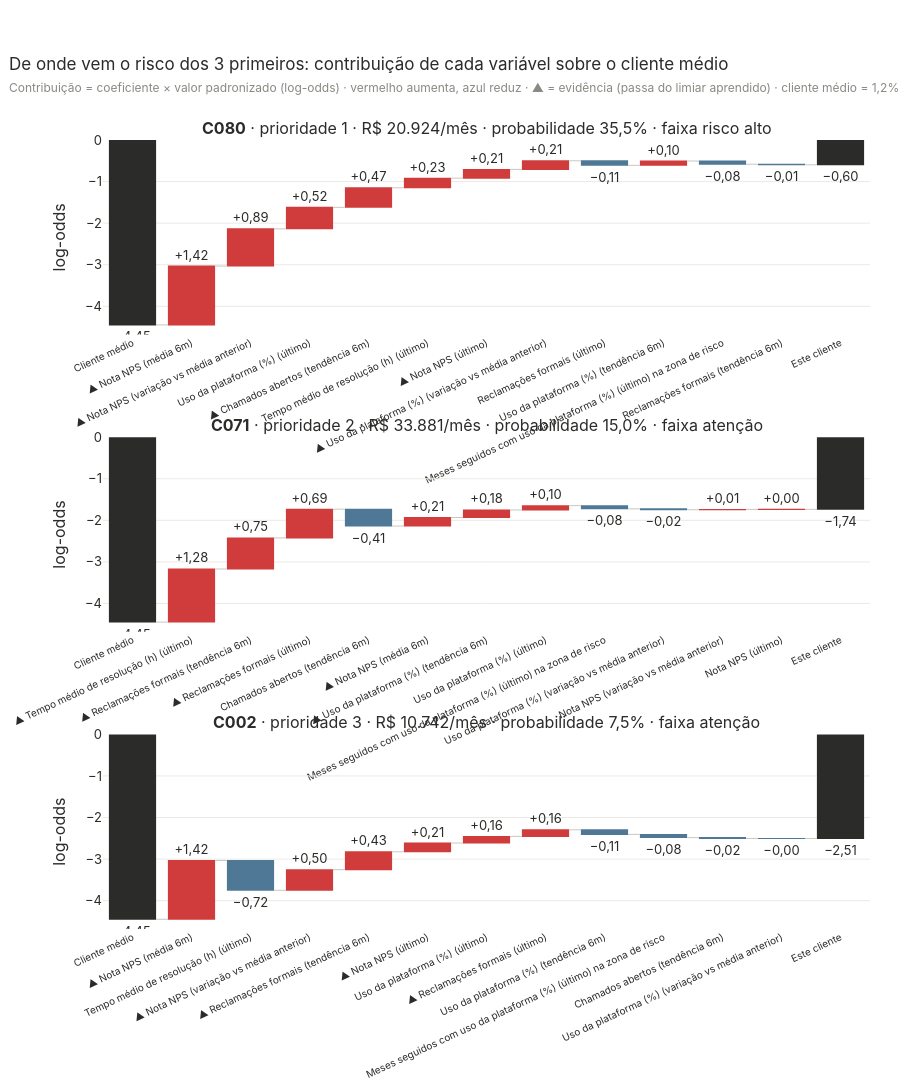

Write notebook code for a chart like this one.
### Markdown cell above
## 6. Por que os 3 primeiros da fila

### Code cell
TOP3 = F.index[:3].tolist()
C3 = M.contribuicoes(r.X.loc[F.loc[TOP3, "linha"]])
C3.index = TOP3
b0 = M.intercepto
sig = lambda z: 1 / (1 + np.exp(-z))
fig = make_subplots(rows=3, cols=1, vertical_spacing=0.13,
                    subplot_titles=[f"<b>{c}</b> · prioridade {F.at[c, 'prioridade']} · {fmt_brl(F.at[c, 'valor_mensal'])}/mês · "
                                    f"probabilidade {pct(F.at[c, 'probabilidade'])} · faixa {NOME_FAIXA[F.at[c, 'faixa_risco']].lower()}" for c in TOP3])
for i, c in enumerate(TOP3, start=1):
    ct = C3.loc[c].reindex(C3.loc[c].abs().sort_values(ascending=False).index)
    ec = E[E.cliente == c].set_index("variavel")
    marca = ["▲ " if ec.at[f, "dispara"] else "" for f in ct.index]
    xs = ["Cliente médio"] + [f"{m}{ROT[f]}" for f, m in zip(ct.index, marca)] + ["Este cliente"]
    fig.add_trace(go.Waterfall(x=xs, y=[b0, *ct.values, 0], measure=["absolute"] + ["relative"] * len(ct) + ["total"],
                               increasing=dict(marker=dict(color=CORES["Cancelou"])), decreasing=dict(marker=dict(color=CORES["Ativo"])),
                               totals=dict(marker=dict(color=TINTA)), connector=dict(line=dict(color="#c9c7c0", width=1)),
                               text=[br(b0)] + [("+" if v > 0 else "") + br(v) for v in ct.values] + [br(b0 + ct.sum())], textposition="outside",
                               customdata=[f"Probabilidade do cliente médio: {pct(sig(b0))}"]
                                          + [f"{ec.at[f, 'titulo']}<br>{ec.at[f, 'detalhe']}" for f in ct.index]
                                          + [f"Probabilidade: {pct(sig(b0 + ct.sum()))}"],
                               hovertemplate="<b>%{x}</b><br>%{customdata}<br>Log-odds: %{y:+.2f}<extra></extra>", showlegend=False), row=i, col=1)
    fig.update_yaxes(title_text="log-odds", row=i, col=1)
fig.update_xaxes(tickangle=-25, tickfont_size=10)
fig.update_layout(height=1400, margin=dict(t=140, b=120),
                  title="De onde vem o risco dos 3 primeiros: contribuição de cada variável sobre o cliente médio"
                        + sub(f"Contribuição = coeficiente × valor padronizado (log-odds) · vermelho aumenta, azul reduz · "
                              f"▲ = evidência (passa do limiar aprendido) · cliente médio = {pct(sig(b0))}"))
fig.show()

### Figure 1 — Plotly figure (JSON) as saved in the notebook; plotly's stock layout.template omitted (floating-point values rounded to 4 significant figures)
{"data": [{"connector": {"line": {"color": "#c9c7c0", "width": 1}}, "customdata": ["Probabilidade do cliente médio: 1,2%", "Nota NPS baixo<br>Nota NPS: 3 em média nos registros dos últimos 6 meses (limite ≤ 6,5)", "Nota NPS caiu<br>Nota NPS caiu 4,3 vs a média anterior do cliente (7,3 → 3); limite: queda de 1,5", "Uso da plataforma (%) baixo<br>Uso da plataforma (%) 66,5 no último mês (limite ≤ 65)", "Chamados abertos em alta<br>Chamados abertos em alta de 0,71 por mês nos últimos 6 meses (limite ≥ +0,2/mês)", "Tempo médio de resolução (h) alto<br>Tempo médio de resolução (h) 25,9 no último mês (limite ≥ 28)", "Nota NPS baixo<br>Nota NPS 3 no último registro (mar/2026) (limite ≤ 5)", "Uso da plataforma (%) caiu<br>Uso da plataforma (%) caiu 11,7 vs a média anterior do cliente (81,2 → 69,5); limite: queda de 8", "Reclamações formais alto<br>Reclamações formais 0 no último mês (limite ≥ 1)", "Uso da plataforma (%) em queda<br>Uso da plataforma (%) em queda de 1,89 por mês nos últimos 6 meses (limite ≤ −2/mês)", "Sinal recente<br>0 meses seguidos com uso da plataforma (%) (último) ≤ 65 (alerta a partir de 1)", "Reclamações formais em alta<br>Reclamações formais em alta de 0,00 por mês nos últimos 6 meses (limite ≥ +0,1/mês)", "Probabilidade: 35,5%"], "decreasing": {"marker": {"color": "#4e7896"}}, "hovertemplate": "<b>%{x}</b><br>%{customdata}<br>Log-odds: %{y:+.2f}<extra></extra>", "increasing": {"marker": {"color": "#d03b3b"}}, "measure": ["absolute", "relative", "relative", "relative", "relative", "relative", "relative", "relative", "relative", "relative", "relative", "relative", "total"], "showlegend": false, "text": ["−4,45", "+1,42", "+0,89", "+0,52", "+0,47", "+0,23", "+0,21", "+0,21", "−0,11", "+0,10", "−0,08", "−0,01", "−0,60"], "textposition": "outside", "totals": {"marker": {"color": "#2b2b29"}}, "type": "waterfall", "x": ["Cliente médio", "▲ Nota NPS (média 6m)", "▲ Nota NPS (variação vs média anterior)", "Uso da plataforma (%) (último)", "▲ Chamados abertos (tendência 6m)", "Tempo médio de resolução (h) (último)", "▲ Nota NPS (último)", "▲ Uso da plataforma (%) (variação vs média anterior)", "Reclamações formais (último)", "Uso da plataforma (%) (tendência 6m)", "Meses seguidos com uso da plataforma (%) (último) na zona de risco", "Reclamações formais (tendência 6m)", "Este cliente"], "xaxis": "x", "y": [-4.447, 1.415, 0.8948, 0.5169, 0.4713, 0.2317, 0.2105, 0.207, -0.1091, 0.1034, -0.07774, -0.01279, 0], "yaxis": "y"}, {"connector": {"line": {"color": "#c9c7c0", "width": 1}}, "customdata": ["Probabilidade do cliente médio: 1,2%", "Tempo médio de resolução (h) alto<br>Tempo médio de resolução (h) 40,2 no último mês (limite ≥ 28)", "Reclamações formais em alta<br>Reclamações formais em alta de 0,34 por mês nos últimos 6 meses (limite ≥ +0,1/mês)", "Reclamações formais alto<br>Reclamações formais 3 no último mês (limite ≥ 1)", "Chamados abertos em queda<br>Chamados abertos em queda de 0,46 por mês nos últimos 6 meses (limite ≥ +0,2/mês)", "Nota NPS baixo<br>Nota NPS: 6,5 em média nos registros dos últimos 6 meses (limite ≤ 6,5)", "Uso da plataforma (%) em queda<br>Uso da plataforma (%) em queda de 2,93 por mês nos últimos 6 meses (limite ≤ −2/mês)", "Uso da plataforma (%) baixo<br>Uso da plataforma (%) 76,3 no último mês (limite ≤ 65)", "Sinal recente<br>0 meses seguidos com uso da plataforma (%) (último) ≤ 65 (alerta a partir de 1)", "Uso da plataforma (%) caiu<br>Uso da plataforma (%) caiu 0,7 vs a média anterior do cliente (79,3 → 78,6); limite: queda de 8", "Nota NPS caiu<br>Nota NPS caiu 0,2 vs a média anterior do cliente (7,2 → 7); limite: queda de 1,5", "Nota NPS baixo<br>Nota NPS 7 no último registro (jun/2026) (limite ≤ 5)", "Probabilidade: 15,0%"], "decreasing": {"marker": {"color": "#4e7896"}}, "hovertemplate": "<b>%{x}</b><br>%{customdata}<br>Log-odds: %{y:+.2f}<extra></extra>", "increasing": {"marker": {"color": "#d03b3b"}}, "measure": ["absolute", "relative", "relative", "relative", "relative", "relative", "relative", "relative", "relative", "relative", "relative", "relative", "total"], "showlegend": false, "text": ["−4,45", "+1,28", "+0,75", "+0,69", "−0,41", "+0,21", "+0,18", "+0,10", "−0,08", "−0,02", "+0,01", "+0,00", "−1,74"], "textposition": "outside", "totals": {"marker": {"color": "#2b2b29"}}, "type": "waterfall", "x": ["Cliente médio", "▲ Tempo médio de resolução (h) (último)", "▲ Reclamações formais (tendência 6m)", "▲ Reclamações formais (último)", "Chamados abertos (tendência 6m)", "▲ Nota NPS (média 6m)", "▲ Uso da plataforma (%) (tendência 6m)", "Uso da plataforma (%) (último)", "Meses seguidos com uso da plataforma (%) (último) na zona de risco", "Uso da plataforma (%) (variação vs média anterior)", "Nota NPS (variação vs média anterior)", "Nota NPS (último)", "Este cliente"], "xaxis": "x2", "y": [-4.447, 1.277, 0.7468, 0.6918, -0.4054, 0.2057, 0.1805, 0.1047, -0.07774, -0.02089, 0.008133, 0.001247, 0], "yaxis": "y2"}, {"connector": {"line": {"color": "#c9c7c0", "width": 1}}, "customdata": ["Probabilidade do cliente médio: 1,2%", "Nota NPS baixo<br>Nota NPS: 3 em média nos registros dos últimos 6 meses (limite ≤ 6,5)", "Tempo médio de resolução (h) alto<br>Tempo médio de resolução (h) 12,9 no último mês (limite ≥ 28)", "Nota NPS caiu<br>Nota NPS caiu 2,5 vs a média anterior do cliente (5,5 → 3); limite: queda de 1,5", "Reclamações formais em alta<br>Reclamações formais em alta de 0,20 por mês nos últimos 6 meses (limite ≥ +0,1/mês)", "Nota NPS baixo<br>Nota NPS 3 no último registro (jun/2026) (limite ≤ 5)", "Uso da plataforma (%) baixo<br>Uso da plataforma (%) 75 no último mês (limite ≤ 65)", "Reclamações formais alto<br>Reclamações formais 1 no último mês (limite ≥ 1)", "Uso da plataforma (%) em alta<br>Uso da plataforma (%) em alta de 0,99 por mês nos últimos 6 meses (limite ≤ −2/mês)", "Sinal recente<br>0 meses seguidos com uso da plataforma (%) (último) ≤ 65 (alerta a partir de 1)", "Chamados abertos em alta<br>Chamados abertos em alta de 0,06 por mês nos últimos 6 meses (limite ≥ +0,2/mês)", "Uso da plataforma (%) caiu<br>Uso da plataforma (%) caiu 1,7 vs a média anterior do cliente (75,1 → 73,4); limite: queda de 8", "Probabilidade: 7,5%"], "decreasing": {"marker": {"color": "#4e7896"}}, "hovertemplate": "<b>%{x}</b><br>%{customdata}<br>Log-odds: %{y:+.2f}<extra></extra>", "increasing": {"marker": {"color": "#d03b3b"}}, "measure": ["absolute", "relative", "relative", "relative", "relative", "relative", "relative", "relative", "relative", "relative", "relative", "relative", "total"], "showlegend": false, "text": ["−4,45", "+1,42", "−0,72", "+0,50", "+0,43", "+0,21", "+0,16", "+0,16", "−0,11", "−0,08", "−0,02", "−0,00", "−2,51"], "textposition": "outside", "totals": {"marker": {"color": "#2b2b29"}}, "type": "waterfall", "x": ["Cliente médio", "▲ Nota NPS (média 6m)", "Tempo médio de resolução (h) (último)", "▲ Nota NPS (variação vs média anterior)", "▲ Reclamações formais (tendência 6m)", "▲ Nota NPS (último)", "Uso da plataforma (%) (último)", "▲ Reclamações formais (último)", "Uso da plataforma (%) (tendência 6m)", "Meses seguidos com uso da plataforma (%) (último) na zona de risco", "Chamados abertos (tendência 6m)", "Uso da plataforma (%) (variação vs média anterior)", "Este cliente"], "xaxis": "x3", "y": [-4.447, 1.415, -0.7184, 0.4967, 0.4303, 0.2105, 0.1594, 0.1579, -0.1095, -0.07774, -0.0205, -0.001823, 0], "yaxis": "y3"}], "layout": {"annotations": [{"font": {"size": 16}, "showarrow": false, "text": "<b>C080</b> · prioridade 1 · R$ 20.924/mês · probabilidade 35,5% · faixa risco alto", "x": 0.5, "xanchor": "center", "xref": "paper", "y": 1.0, "yanchor": "bottom", "yref": "paper"}, {"font": {"size": 16}, "showarrow": false, "text": "<b>C071</b> · prioridade 2 · R$ 33.881/mês · probabilidade 15,0% · faixa atenção", "x": 0.5, "xanchor": "center", "xref": "paper", "y": 0.6233, "yanchor": "bottom", "yref": "paper"}, {"font": {"size": 16}, "showarrow": false, "text": "<b>C002</b> · prioridade 3 · R$ 10.742/mês · probabilidade 7,5% · faixa atenção", "x": 0.5, "xanchor": "center", "xref": "paper", "y": 0.2467, "yanchor": "bottom", "yref": "paper"}], "height": 1400, "margin": {"b": 120, "t": 140}, "title": {"text": "De onde vem o risco dos 3 primeiros: contribuição de cada variável sobre o cliente médio<br><span style='font-size:12px;color:#8a8984'>Contribuição = coeficiente × valor padronizado (log-odds) · vermelho aumenta, azul reduz · ▲ = evidência (passa do limiar aprendido) · cliente médio = 1,2%</span>"}, "xaxis": {"anchor": "y", "domain": [0.0, 1.0], "tickangle": -25, "tickfont": {"size": 10}}, "xaxis2": {"anchor": "y2", "domain": [0.0, 1.0], "tickangle": -25, "tickfont": {"size": 10}}, "xaxis3": {"anchor": "y3", "domain": [0.0, 1.0], "tickangle": -25, "tickfont": {"size": 10}}, "yaxis": {"anchor": "x", "domain": [0.7533, 1.0], "title": {"text": "log-odds"}}, "yaxis2": {"anchor": "x2", "domain": [0.3767, 0.6233], "title": {"text": "log-odds"}}, "yaxis3": {"anchor": "x3", "domain": [0.0, 0.2467], "title": {"text": "log-odds"}}}}
